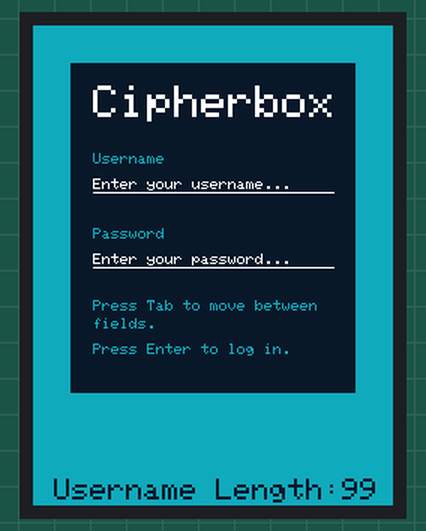
This sketch was run on a simulated ESP32. On the bench: 240×320 colour display.

Above: at 0.3 s.

The sketch:

Login_form.ino
```cpp
// (licence header left out)
#include <Adafruit_GFX.h>                                                   // include Adafruit graphics library
#include <Adafruit_ILI9341.h>                                               // include Adafruit ILI9341 TFT library
#define TFT_CS    15                                                        // TFT CS  pin is connected to ESP32 pin D15
#define TFT_RST   4                                                         // TFT RST pin is connected to ESP32 pin D4
#define TFT_DC    2                                                         // TFT DC  pin is connected to ESP32 pin D2
                                                                            // SCK (CLK) ---> ESP32 pin D18
                                                                            // MOSI(DIN) ---> ESP32 pin D23

Adafruit_ILI9341 tft = Adafruit_ILI9341(TFT_CS, TFT_DC, TFT_RST);

void log_in(){
   tft.fillScreen(0x1557);
   tft.fillRect(25, 25, 190, 220, 0x08c5);

   tft.setTextColor(0xffff, 0x08c5);
   tft.setTextSize(3);
   tft.setCursor(40,40);
   tft.print("Cipherbox");

   tft.setTextColor(0x1557, 0x08c5);
   tft.setTextSize(1);
   tft.setCursor(40,85);
   tft.print("Username");

   tft.setTextColor(0xffff, 0x08c5);
   tft.setTextSize(1);
   tft.setCursor(40,102);
   tft.print("Enter your username...");

   tft.drawLine(40, 111, 200, 111, 0xffff);

   tft.setTextColor(0x1557, 0x08c5);
   tft.setTextSize(1);
   tft.setCursor(40,135);
   tft.print("Password");

   tft.setTextColor(0xffff, 0x08c5);
   tft.setTextSize(1);
   tft.setCursor(40,152);
   tft.print("Enter your password...");
   //tft.print("***************************");

   tft.drawLine(40, 161, 200, 161, 0xffff);

   tft.setTextColor(0x1557, 0x08c5);
   tft.setTextSize(1);
   tft.setCursor(40,183);
   tft.print("Press Tab to move between");

   tft.setCursor(40,195);
   tft.print("fields.");

   tft.setCursor(40,212);
   tft.print("Press Enter to log in.");

   tft.setTextColor(0x08c5, 0x1557);
   tft.setTextSize(2);
   tft.setCursor(14,302);
   tft.print("Username Length:");
   tft.setCursor(206,302);
   tft.print("99");
}

void setup() {
   tft.begin();
   tft.setRotation(0);
   log_in();
}
void loop(){

}
```
